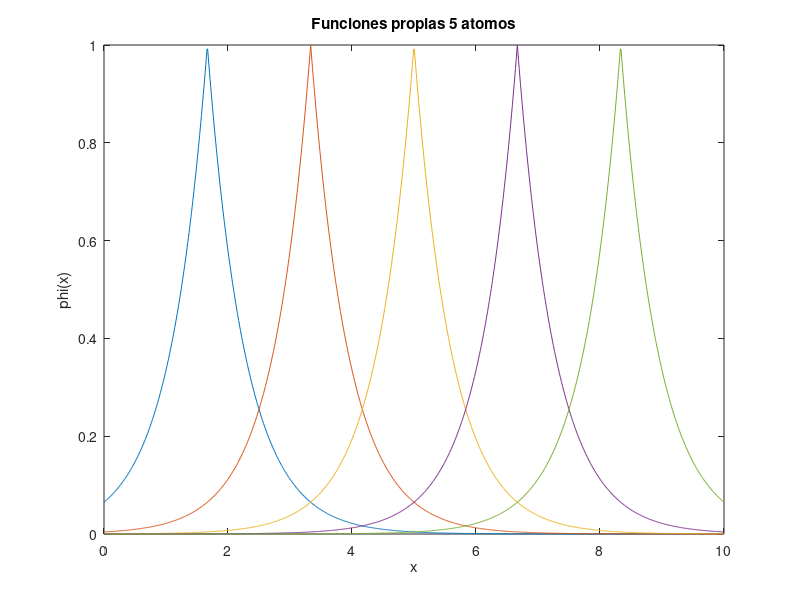

Write MATLAB code to recreate this figure.
%funciones propias
clear
xmin=0; %punto izq mallado
xmax=10; %punto dcha mallado
nA=5; %numero de atomos
xoff=0; %espacio entre bordes y atomos
nx=1000; %puntos de espaciado
x=linspace(xmin,xmax,nx); %mallado
dA=((xmax-xoff)-(xmin+xoff))/(nA+1); %distancia entre atomos
beta=1.64; %parametro de las exponenciales

ibF=0; %indice de control , indice funcione base
nF=15; %numero de funciones de la base

if ibF==0; %Slater
    nF=nA;
        for k=1:nF;
            xa=(xmin+xoff)+(k*dA);
            basisF(k,:)=exp(-beta*(abs(x-xa)));
        end

elseif ibF==1; %Gauss
    nF=nA;
        for k=1:nF;
            xa=(xmin+xoff)+(k*dA);
            basisF(k,:)=exp(-beta*(x-xa).^2);
        end
end
plot(x,basisF);
title (['Funciones propias ' ,num2str(nA,'%4.0f'),' atomos']);
xlabel('x');
ylabel('phi(x)');    
 
    

       
        
    